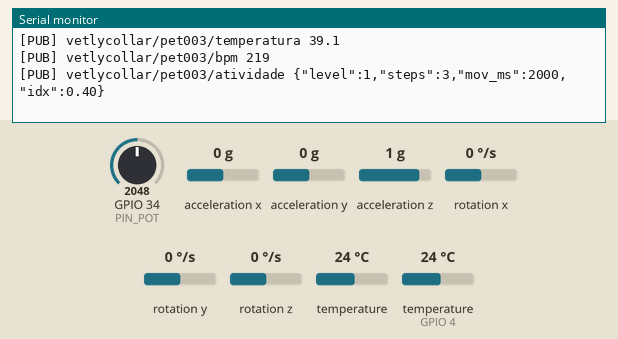
Recording of a sketch running on a simulated ESP32. Shown: the last lines printed to the serial monitor. The test bench sets the inputs (shaded band); at power-on: acceleration x 0 g, temperature (sensor on GPIO 4) 24 °C, GPIO 34 (PIN_POT) = 2048, acceleration z 1 g, acceleration y 0 g, rotation x 0 °/s, rotation y 0 °/s, rotation z 0 °/s, temperature 24 °C (analog values on the 0–4095 scale). WiFi joins after 1.5 s; servers stay silent unless stated; random numbers use the default seed unless the sketch sets one; no MQTT or app messages arrive unless stated.

Above: at 2.9 s.
3.0 s: acceleration x set to -1.4 g
At 4.8 s:
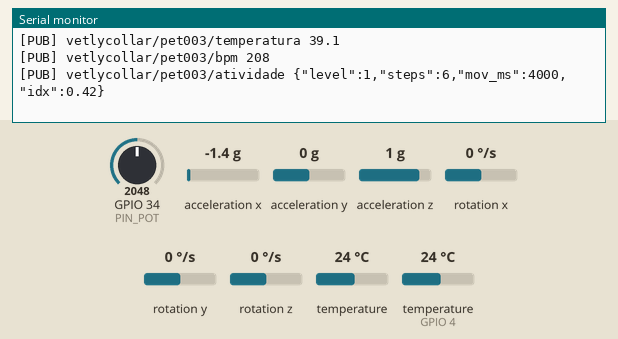
5.7 s: temperature (sensor on GPIO 4) set to 12 °C
At 7.6 s:
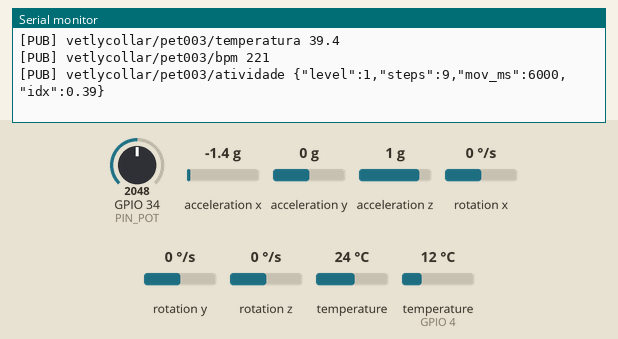
8.4 s: GPIO 34 (PIN_POT) set to 2866
At 9.1 s:
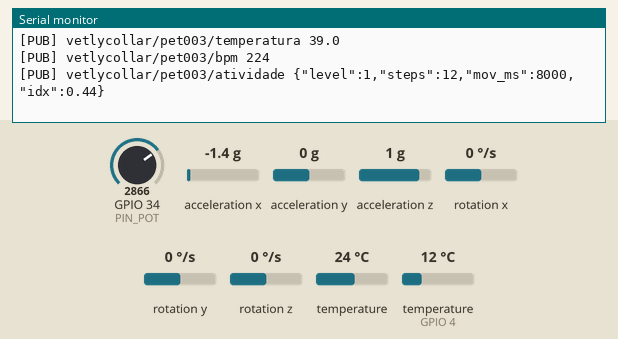
11.1 s: acceleration z set to 0 g
At 13.3 s:
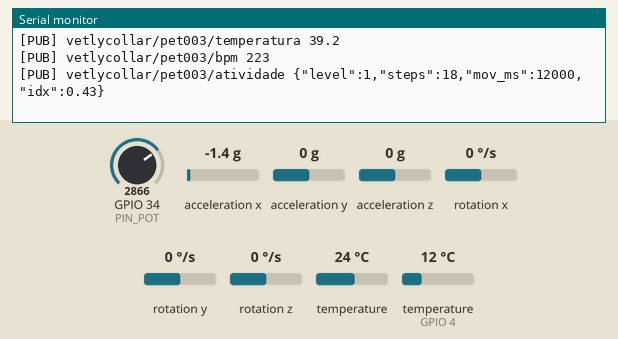
13.8 s: acceleration y set to -1.4 g
At 14.8 s:
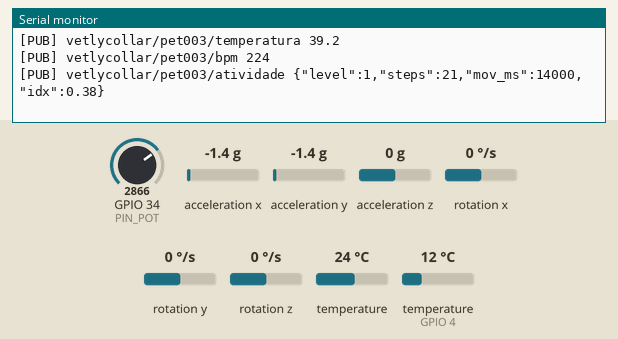
16.5 s: temperature (sensor on GPIO 4) set to 19 °C
At 16.5 s:
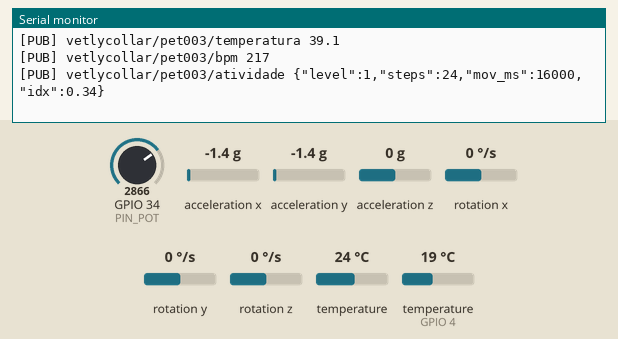
Timing chart, 0 to 19.5 s (numbered marks = the images above; inputs shaded):
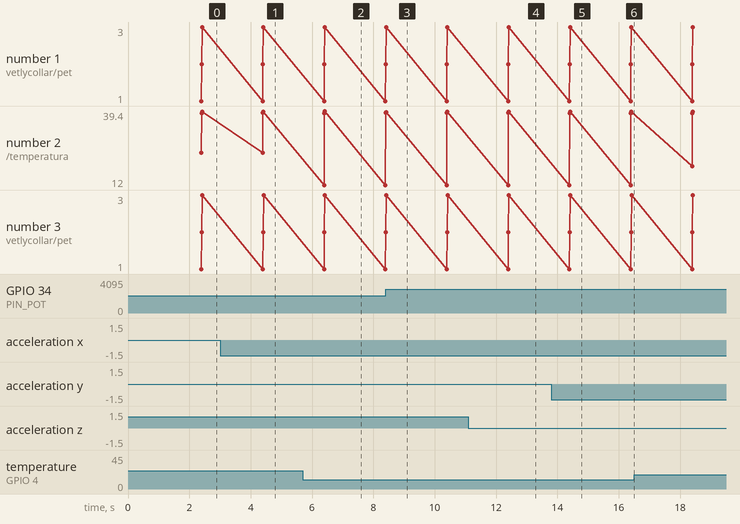

The sketch:

sketch.ino
```cpp
/*
 * VetlyCollar — Coleira Inteligente Multi-Pet
 * Sprint 1 — Firmware ESP32
 *
 * Bibliotecas necessárias (Wokwi Library Manager):
 *   - PubSubClient
 *   - OneWire
 *   - DallasTemperature
 *   - Adafruit MPU6050
 *   - Adafruit Unified Sensor
 */

#include <WiFi.h>
#include <PubSubClient.h>
#include <OneWire.h>
#include <DallasTemperature.h>
#include <Wire.h>
#include <Adafruit_MPU6050.h>
#include <Adafruit_Sensor.h>

// ---------------- Configurações ----------------
const char* WIFI_SSID     = "Wokwi-GUEST";
const char* WIFI_PASSWORD = "";

const char* MQTT_BROKER = "broker.hivemq.com";
const int   MQTT_PORT   = 1883;

const char* TOPIC_PREFIX = "vetlycollar";

const unsigned long PUBLISH_INTERVAL_MS = 2000;

// ---------------- Pinos ----------------
#define PIN_DS18B20  4
#define PIN_POT      34

// ---------------- Objetos globais ----------------
WiFiClient   wifiClient;
PubSubClient mqtt(wifiClient);

OneWire oneWire(PIN_DS18B20);
DallasTemperature ds18b20(&oneWire);

Adafruit_MPU6050 mpu;
bool mpuOk = false;

// ---------------- Estado dos pets virtuais ----------------
struct VirtualPet {
  const char* id;
  const char* nome;
  float tempBase;
  float bpmBase;
  float atvBase;
  float driftTemp;
  float driftBpm;
  float driftAtv;
  int   driftCounter;
};

VirtualPet pet002 = {"pet002", "Mimi", 38.6f, 180.0f, 0.35f, 0, 0, 0, 0};
VirtualPet pet003 = {"pet003", "Tobi", 39.2f, 220.0f, 0.40f, 0, 0, 0, 0};

unsigned long lastPublish = 0;

// ---------------- Utilidades ----------------
float ruidoGauss(float desvio) {
  float u1 = (random(1, 10000)) / 10000.0f;
  float u2 = (random(1, 10000)) / 10000.0f;
  float z  = sqrt(-2.0f * log(u1)) * cos(2.0f * 3.14159265f * u2);
  return z * desvio;
}

void atualizaDrift(VirtualPet& p) {
  p.driftCounter++;
  if (p.driftCounter >= 30) {
    p.driftCounter = 0;
    p.driftTemp = ruidoGauss(0.15f);
    p.driftBpm  = ruidoGauss(8.0f);
    p.driftAtv  = ruidoGauss(0.05f);
  }
}

// ---------------- Wi-Fi ----------------
void conectaWiFi() {
  Serial.print("[WiFi] Conectando");
  WiFi.begin(WIFI_SSID, WIFI_PASSWORD);
  while (WiFi.status() != WL_CONNECTED) {
    delay(300);
    Serial.print(".");
  }
  Serial.println();
  Serial.print("[WiFi] Conectado | IP: ");
  Serial.println(WiFi.localIP());
}

// ---------------- MQTT ----------------
void conectaMQTT() {
  while (!mqtt.connected()) {
    String clientId = "vetlycollar-esp32-";
    clientId += String(millis());

    Serial.print("[MQTT] Conectando ao ");
    Serial.print(MQTT_BROKER);
    Serial.print(" ... ");

    if (mqtt.connect(clientId.c_str())) {
      Serial.println("OK");
      Serial.println("[MQTT] Conectado ao broker.hivemq.com");
    } else {
      Serial.print("falhou rc=");
      Serial.print(mqtt.state());
      Serial.println(" — tentando novamente em 2s");
      delay(2000);
    }
  }
}

void publica(const char* petId, const char* metrica, float valor, int casas = 2) {
  char topic[80];
  char payload[16];
  snprintf(topic, sizeof(topic), "%s/%s/%s", TOPIC_PREFIX, petId, metrica);
  dtostrf(valor, 1, casas, payload);

  mqtt.publish(topic, payload, true);

  Serial.print("[PUB] ");
  Serial.print(topic);
  Serial.print(" ");
  Serial.println(payload);
}

// Publica atividade como JSON (level + steps + mov_ms) — formato esperado pelo dashboard
void publicaAtividade(const char* petId, float indice) {
  int level = 0;
  if (indice > 0.65f)      level = 2;
  else if (indice > 0.25f) level = 1;

  static unsigned long stepsPet001 = 0, stepsPet002 = 0, stepsPet003 = 0;
  static unsigned long movPet001   = 0, movPet002   = 0, movPet003   = 0;

  unsigned long* steps;
  unsigned long* mov;
  if      (strcmp(petId, "pet001") == 0) { steps = &stepsPet001; mov = &movPet001; }
  else if (strcmp(petId, "pet002") == 0) { steps = &stepsPet002; mov = &movPet002; }
  else                                    { steps = &stepsPet003; mov = &movPet003; }

  if (level >= 1) {
    *steps += (level == 2) ? 8 : 3;
    *mov   += PUBLISH_INTERVAL_MS;
  }

  char topic[80];
  char payload[96];
  snprintf(topic, sizeof(topic), "%s/%s/atividade", TOPIC_PREFIX, petId);
  snprintf(payload, sizeof(payload),
           "{\"level\":%d,\"steps\":%lu,\"mov_ms\":%lu,\"idx\":%.2f}",
           level, *steps, *mov, indice);

  mqtt.publish(topic, payload, true);

  Serial.print("[PUB] ");
  Serial.print(topic);
  Serial.print(" ");
  Serial.println(payload);
}

void publicaStatus(const char* petId, float temp, float bpm, float atv) {
  char topic[80];
  char payload[128];
  snprintf(topic, sizeof(topic), "%s/%s/status", TOPIC_PREFIX, petId);
  snprintf(payload, sizeof(payload),
           "{\"temp\":%.2f,\"bpm\":%.0f,\"atv\":%.2f,\"ts\":%lu}",
           temp, bpm, atv, millis());
  mqtt.publish(topic, payload, true);
}

// ---------------- Leituras reais (pet001 / Rex) ----------------
float lerTemperaturaReal() {
  ds18b20.requestTemperatures();
  float t = ds18b20.getTempCByIndex(0);
  if (t == DEVICE_DISCONNECTED_C || t < -50.0f) {
    t = 38.4f;
  }
  return t;
}

float lerBpmReal() {
  int raw = analogRead(PIN_POT);
  float bpm = map(raw, 0, 4095, 50, 220);
  return bpm;
}

float lerAtividadeReal() {
  if (!mpuOk) return 0.30f;
  sensors_event_t a, g, t;
  mpu.getEvent(&a, &g, &t);
  float mag = sqrt(a.acceleration.x * a.acceleration.x +
                   a.acceleration.y * a.acceleration.y +
                   a.acceleration.z * a.acceleration.z);
  float delta = fabs(mag - 9.81f);
  float idx = delta / 5.0f;
  if (idx > 1.0f) idx = 1.0f;
  if (idx < 0.0f) idx = 0.0f;
  return idx;
}

// ---------------- Setup ----------------
void setup() {
  Serial.begin(115200);
  delay(200);
  Serial.println();
  Serial.println("=== VetlyCollar — Firmware ESP32 ===");

  analogReadResolution(12);
  randomSeed(esp_random());

  ds18b20.begin();
  ds18b20.setResolution(11);

  Wire.begin();
  if (mpu.begin()) {
    mpuOk = true;
    mpu.setAccelerometerRange(MPU6050_RANGE_4_G);
    mpu.setGyroRange(MPU6050_RANGE_500_DEG);
    mpu.setFilterBandwidth(MPU6050_BAND_21_HZ);
    Serial.println("[MPU6050] OK");
  } else {
    Serial.println("[MPU6050] não detectado — atividade usará fallback");
  }

  conectaWiFi();

  mqtt.setServer(MQTT_BROKER, MQTT_PORT);
  conectaMQTT();
}

// ---------------- Loop principal ----------------
void loop() {
  if (WiFi.status() != WL_CONNECTED) {
    conectaWiFi();
  }
  if (!mqtt.connected()) {
    conectaMQTT();
  }
  mqtt.loop();

  unsigned long agora = millis();
  if (agora - lastPublish < PUBLISH_INTERVAL_MS) return;
  lastPublish = agora;

  // ----- pet001 (Rex) — sensores reais -----
  float tempRex = lerTemperaturaReal();
  float bpmRex  = lerBpmReal();
  float atvRex  = lerAtividadeReal();

  publica("pet001", "temperatura", tempRex, 1);
  publica("pet001", "bpm",         bpmRex,  0);
  publicaAtividade("pet001", atvRex);
  publicaStatus("pet001", tempRex, bpmRex, atvRex);

  // ----- pet002 (Mimi / gato virtual) -----
  atualizaDrift(pet002);
  float tempMimi = pet002.tempBase + pet002.driftTemp + ruidoGauss(0.08f);
  float bpmMimi  = pet002.bpmBase  + pet002.driftBpm  + ruidoGauss(4.0f);
  float atvMimi  = pet002.atvBase  + pet002.driftAtv  + ruidoGauss(0.03f);
  if (atvMimi < 0) atvMimi = 0; if (atvMimi > 1) atvMimi = 1;

  publica("pet002", "temperatura", tempMimi, 1);
  publica("pet002", "bpm",         bpmMimi,  0);
  publicaAtividade("pet002", atvMimi);
  publicaStatus("pet002", tempMimi, bpmMimi, atvMimi);

  // ----- pet003 (Tobi / coelho virtual) -----
  atualizaDrift(pet003);
  float tempTobi = pet003.tempBase + pet003.driftTemp + ruidoGauss(0.10f);
  float bpmTobi  = pet003.bpmBase  + pet003.driftBpm  + ruidoGauss(6.0f);
  float atvTobi  = pet003.atvBase  + pet003.driftAtv  + ruidoGauss(0.04f);
  if (atvTobi < 0) atvTobi = 0; if (atvTobi > 1) atvTobi = 1;

  publica("pet003", "temperatura", tempTobi, 1);
  publica("pet003", "bpm",         bpmTobi,  0);
  publicaAtividade("pet003", atvTobi);
  publicaStatus("pet003", tempTobi, bpmTobi, atvTobi);
}
```

Measured:
- after the input at 3.0 s, the serial monitor: prints a new line after 1.4 s (image 1)
- after the input at 5.7 s, the serial monitor: prints a new line after 0.69 s (image 2)
- after the input at 11.1 s, the serial monitor: prints a new line after 1.3 s (image 4)
- after the input at 13.8 s, the serial monitor: prints a new line after 0.59 s (image 5)
- plotted number 2: 39.1 → 12 after the input at 5.7 s
